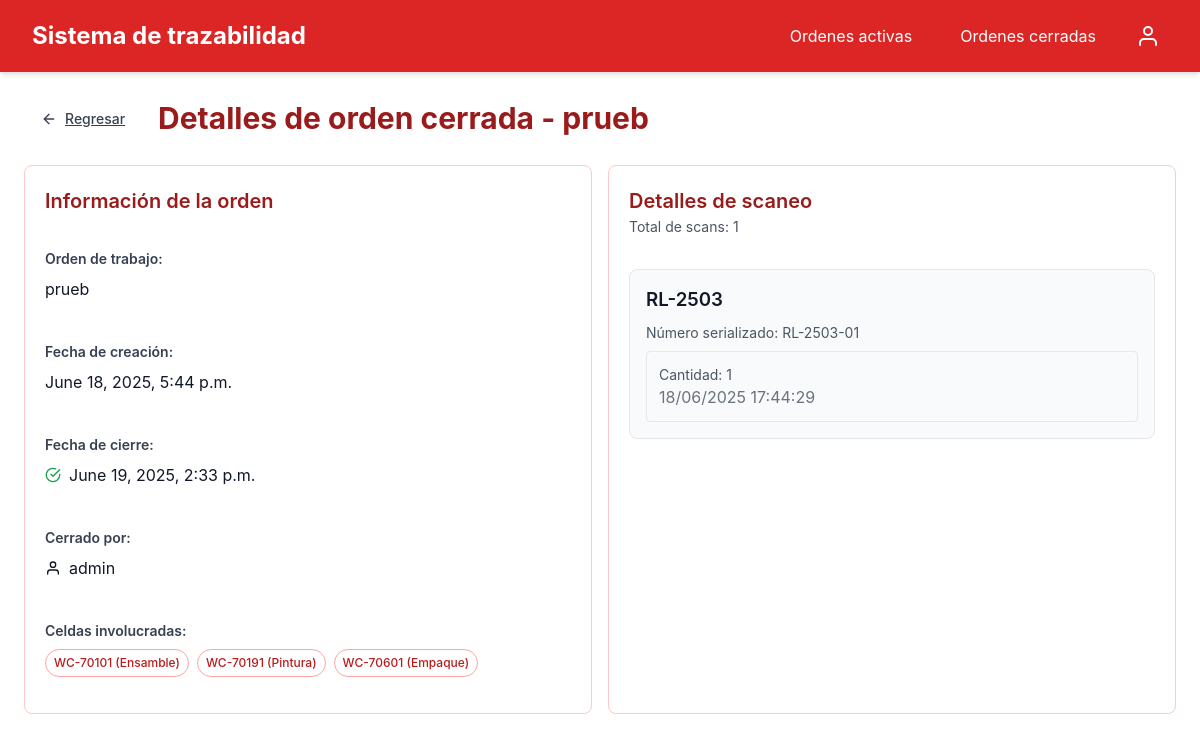
The app's page /ordenes-cerradas/16/ with its own data.
### system/models.py (models this page shows, shortened)
class WorkOrders(models.Model):
    number = models.CharField(max_length=100, db_index=True)
    status = models.BooleanField(default=True)  # active or closed
    cells = models.ManyToManyField(Cells, related_name='workOrderItems')
    pub_date = models.DateTimeField(default=timezone.now)
    closed_date = models.DateTimeField(null=True, blank=True)
    closedBy = models.ForeignKey(User, on_delete=models.SET_NULL, null=True, blank=True)
    current_stage = models.CharField(
        max_length=10,
        choices=[('ensamble', 'Ensamble'), ('pintura', 'Pintura'), ('empaque', 'Empaque')],
        default='ensamble'
    )
    class Meta:
        verbose_name_plural = "Work Orders"

class Cells(models.Model):
    LINE_TYPE_CHOICES = [
        ('ensamble', 'Ensamble'),
        ('pintura', 'Pintura'),
        ('empaque', 'Empaque')
    ]
    work_cell = models.CharField(max_length=100, unique=True)
    lineType = models.CharField(max_length=10, choices=LINE_TYPE_CHOICES)
    class Meta:
        verbose_name_plural = "Cells"

class WorkOrderItems(models.Model):
    workorders = models.ForeignKey(WorkOrders, on_delete=models.CASCADE, related_name='work_order_items')
    items = models.ForeignKey(Items, on_delete=models.CASCADE, related_name='work_order_items')
    quantity = models.PositiveIntegerField(default=1)
    serialized_part_number = models.CharField(max_length=100, blank=True, null=True)
    class Meta:
        verbose_name_plural = "Work Order Items"

class Items(models.Model):
    part_number = models.CharField(max_length=100, unique=True)
    cells = models.ManyToManyField(Cells, related_name='items')
    class Meta:
        verbose_name_plural = "Items"

class Scans(models.Model):
    workOrderItems = models.ForeignKey(WorkOrderItems, on_delete=models.CASCADE, related_name='scans')
    items = models.ForeignKey(Items, on_delete=models.CASCADE, related_name='scans')
    timestamp = models.DateTimeField(default=timezone.now)
    scanned_items = models.PositiveIntegerField(default=1)
    class Meta:
        verbose_name_plural = "Scans"

### system/views.py (the view)
# urls.py: path("ordenes-cerradas/<int:pk>/", closedOrdersDetailView.as_view(), name="closedWorkOrdersDetail"),
class closedOrdersDetailView(DetailView):
    model = WorkOrders
    template_name = 'system/closedOrderDetails.html'
    context_object_name = 'orders'
    def get_queryset(self):
        return WorkOrders.objects.filter(status=False)
    def get_context_data(self, **kwargs):
        context = super().get_context_data(**kwargs)
        work_order_items = WorkOrderItems.objects.filter(
            workorders=self.object
        ).select_related('items')
        scans_by_item = {}
        total_scans = 0
        for item in work_order_items:
            item_scans = Scans.objects.filter(
                workOrderItems=item
            ).select_related('items').order_by('-timestamp')
            scans_by_item[item.id] = item_scans
            total_scans += item_scans.count()
        context.update({
            'work_order_items': work_order_items,
            'scans_by_item': scans_by_item,
            'total_scans': total_scans,
            'cells': self.object.cells.all(),  # Todas las celdas asignadas a la orden
        })
        return context

### system/templatetags/custom_filters.py (called while the page is built)
@register.filter
def get_item(dictionary, key):
    return dictionary.get(key)

### system/templates/system/closedOrderDetails.html (shortened to what this page needs)
{% extends 'system/base.html' %}
{% load custom_filters %}
{% block content %}
<div class="space-y">
    <div class="header-with-back">
        <a href="{% url 'closedWorkOrders' %}" class="btn btn-ghost btn-icon">
            <svg xmlns="http://www.w3.org/2000/svg" width="16" height="16" viewBox="0 0 24 24" fill="none" stroke="currentColor" stroke-width="2" stroke-linecap="round" stroke-linejoin="round">
                <line x1="19" y1="12" x2="5" y2="12"></line>
                <polyline points="12 19 5 12 12 5"></polyline>            </svg>
            Regresar
        </a>
        <h1 class="page-title">Detalles de orden cerrada - {{ orders.number }}</h1>
    </div>
    <div class="grid grid-cols-2">
        <div class="card">
            <div class="card-header">
                <h2 class="card-title">Información de la orden</h2>
            </div>
            <div class="card-content">
                <div class="space-y">
                    <div class="form-group">
                        <label class="form-label font-semibold">Orden de trabajo:</label>
                        <p>{{ orders.number }}</p>
                    </div>
                    <div class="form-group">
                        <label class="form-label font-semibold">Fecha de creación:</label>
                        <p>{{ orders.pub_date }}</p>
                    </div>
                    <div class="form-group">
                        <label class="form-label font-semibold">Fecha de cierre:</label>
                        <p class="flex items-center">
                            <svg xmlns="http://www.w3.org/2000/svg" width="16" height="16" viewBox="0 0 24 24" fill="none" stroke="currentColor" stroke-width="2" stroke-linecap="round" stroke-linejoin="round" class="mr-2 text-green-600">
                                <path d="M22 11.08V12a10 10 0 1 1-5.93-9.14"></path>
                                <polyline points="22 4 12 14.01 9 11.01"></polyline>
                            </svg>
                            {{ orders.closed_date }}
                        </p>
                    </div>
                    <div class="form-group">
                        <label class="form-label font-semibold">Cerrado por: </label>
                        <p class="flex items-center">
                            <svg xmlns="http://www.w3.org/2000/svg" width="16" height="16" viewBox="0 0 24 24" fill="none" stroke="currentColor" stroke-width="2" stroke-linecap="round" stroke-linejoin="round" class="mr-2">
                                <path d="M20 21v-2a4 4 0 0 0-4-4H8a4 4 0 0 0-4 4v2"></path>
                                <circle cx="12" cy="7" r="4"></circle>
                            </svg>
                            {{ orders.closedBy }}
                        </p>
                    </div>                    <div class="form-group">
                        <label class="form-label font-semibold">Celdas involucradas:</label>
                        <div class="flex flex-wrap gap-2 mt-2">
                            {% for cell in cells %}
                            <span class="badge badge-outline">{{ cell.work_cell }} ({{ cell.get_lineType_display }})</span>
                            {% endfor %}
                        </div>
                    </div>
                </div>
            </div>
        </div>
        <div class="card">
            <div class="card-header">
                <h2 class="card-title">Detalles de scaneo</h2>
                <p class="text-sm text-gray-600">Total de scans: {{ total_scans }}</p>
            </div>
            <div class="card-content">
                <div class="space-y">
                    {% for item in work_order_items %}
                    <div class="border rounded-lg p-4 bg-gray-50 mb-4">
                        <h3 class="font-semibold mb-2">{{ item.items.part_number }}</h3>
                        <p class="text-sm text-gray-600 mb-2">Número serializado: {{ item.serialized_part_number }}</p>
                        {% with item_scans=scans_by_item|get_item:item.id %}
                        <div class="space-y-2">
                            {% for scan in item_scans %}
                            <div class="bg-white p-3 rounded border">
                                <div class="flex justify-between items-start">
                                    <div>
                                        <p class="text-sm text-gray-600">Cantidad: {{ scan.scanned_items }}</p>
                                        <p class="text-xs text-gray-500">{{ scan.timestamp|date:"d/m/Y H:i:s" }}</p>
                                    </div>
                                </div>
                            </div>
                            {% empty %}
                            <p class="text-sm text-gray-500">No hay registros de scaneo para este ítem.</p>
                            {% endfor %}
                        </div>
                        {% endwith %}
                    </div>
                    {% empty %}
                    <p class="text-center p-4 text-gray-500">No hay ítems registrados en esta orden.</p>
                    {% endfor %}
                    </div>
                </div>
            </div>
        </div>
    </div>
</div>
{% endblock %}

### system/templates/system/base.html (style rules this page uses)
:root { --color-red-50: #fef2f2; --color-red-100: #fee2e2; --color-red-200: #fecaca; --color-red-300: #fca5a5; --color-red-400: #f87171; --color-red-500: #ef4444; --color-red-600: #dc2626; --color-red-700: #b91c1c; --color-red-800: #991b1b; --color-red-900: #7f1d1d; --color-gray-50: #f9fafb; --color-gray-100: #f3f4f6; --color-gray-200: #e5e7eb; --color-gray-300: #d1d5db; --color-gray-400: #9ca3af; --color-gray-500: #6b7280; --color-gray-600: #4b5563; --color-gray-700: #374151; --color-gray-800: #1f2937; --color-gray-900: #111827; --color-green-100: #dcfce7; --color-green-600: #16a34a; --color-green-800: #166534; }
* { box-sizing: border-box; margin: 0; padding: 0; }
body { font-family: -apple-system, BlinkMacSystemFont, "Segoe UI", Roboto, Oxygen, Ubuntu, Cantarell, "Open Sans", "Helvetica Neue", sans-serif; line-height: 1.5; color: var(--color-gray-900); background-color: white; }
.space-y { display: flex; flex-direction: column; gap: 1.5rem; }
.header-with-back { display: flex; align-items: center; gap: 1rem; }
.page-title { font-size: 1.875rem; font-weight: bold; color: var(--color-red-800); }
.btn { display: inline-flex; align-items: center; justify-content: center; padding: 0.5rem 1rem; font-size: 0.875rem; font-weight: 500; border-radius: 0.25rem; cursor: pointer; transition: background-color 0.2s, border-color 0.2s; border: 1px solid transparent; }
.btn-ghost { background-color: transparent; color: var(--color-gray-700); }
.btn-icon { display: inline-flex; align-items: center; }
.btn-icon svg { margin-right: 0.5rem; }
.card { background-color: white; border-radius: 0.5rem; border: 1px solid var(--color-red-200); overflow: hidden; }
.card-header { padding: 1.25rem 1.25rem 0.75rem; }
.card-title { font-size: 1.25rem; font-weight: 600; color: var(--color-red-800); }
.card-content { padding: 1.25rem; }
.form-group { margin-bottom: 1rem; }
.form-label { display: block; font-size: 0.875rem; font-weight: 500; margin-bottom: 0.5rem; color: var(--color-gray-700); }
.badge { display: inline-flex; align-items: center; padding: 0.25rem 0.5rem; font-size: 0.75rem; font-weight: 500; border-radius: 9999px; }
.badge-outline { background-color: transparent; border: 1px solid var(--color-red-300); color: var(--color-red-700); }
.flex { display: flex; }
.items-center { align-items: center; }
.items-start { align-items: flex-start; }
.justify-between { justify-content: space-between; }
.gap-2 { gap: 0.5rem; }
.flex-wrap { flex-wrap: wrap; }
.text-sm { font-size: 0.875rem; }
.font-semibold { font-weight: 600; }
.text-gray-500 { color: var(--color-gray-500); }
.text-gray-600 { color: var(--color-gray-600); }
.text-green-600 { color: var(--color-green-600); }
.mb-2 { margin-bottom: 0.5rem; }
.mb-4 { margin-bottom: 1rem; }
.mt-2 { margin-top: 0.5rem; }
.mr-2 { margin-right: 0.5rem; }
.p-3 { padding: 0.75rem; }
.p-4 { padding: 1rem; }
.border { border: 1px solid var(--color-gray-200); }
.rounded { border-radius: 0.25rem; }
.rounded-lg { border-radius: 0.5rem; }
.bg-gray-50 { background-color: var(--color-gray-50); }
.grid { display: grid; gap: 1rem; }
.grid-cols-2 { grid-template-columns: repeat(2, 1fr); }

### records on screen
WorkOrders: number "prueb", pub_date "June 18, 2025, 5:44 p.m.", closed_date "June 19, 2025, 2:33 p.m.", closedBy "admin"
Cells: work_cell "WC-70101", lineType "Ensamble"
Cells: work_cell "WC-70191", lineType "Pintura"
Cells: work_cell "WC-70601", lineType "Empaque"
WorkOrderItems: items.part_number "RL-2503", serialized_part_number "RL-2503-01"
Scans: scanned_items "1", timestamp "18/06/2025 17:44:29"

### other values on screen
{{ total_scans }} "1"
